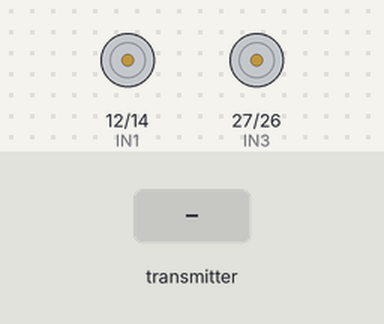
Recording of a sketch running on a simulated ESP32. Shown: motor-driver pin pairs drawn as motors (green arrow = first pin HIGH = forward, orange = second pin HIGH = backward, longer = more drive, scaled by the enable pin). The inputs (shaded band) are chosen by the test bench.

Above: at 1.2 s.
1.3 s: the transmitter starts sending f = 1
At 2.0 s:
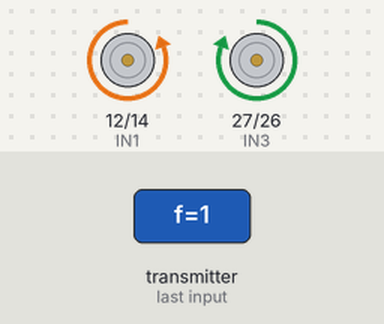
2.8 s: the transmitter starts sending f = 0
At 3.2 s:
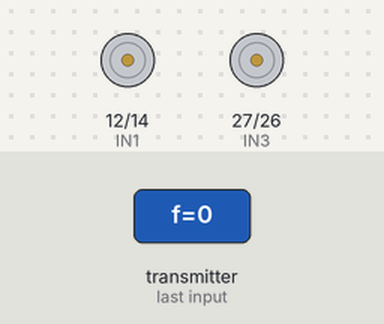
4.3 s: the transmitter starts sending b = 1
At 5.5 s:
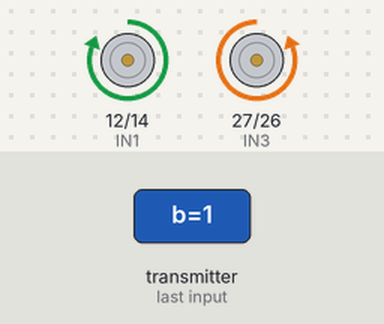
5.8 s: the transmitter starts sending b = 0
At 6.7 s:
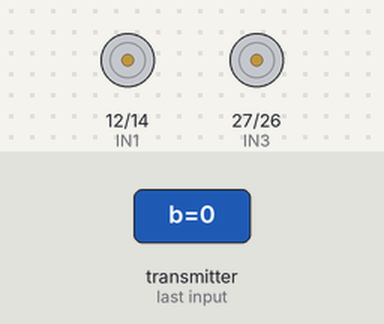
7.3 s: the transmitter starts sending l = 1
At 7.8 s:
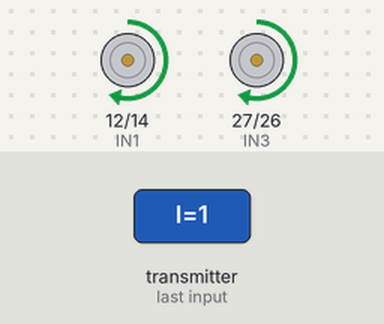
8.8 s: the transmitter starts sending f = 1
At 10.2 s:
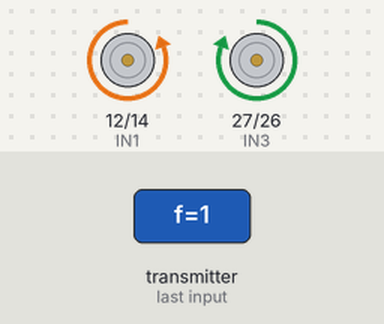
Timing chart, 0 to 11.3 s (numbered marks = the images above; inputs shaded):
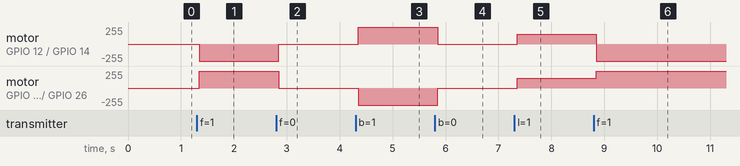

The sketch:

Receiver_Gesture_control.ino
```cpp
//Include Libraries
#include "esp_now.h"
#include "WiFi.h"

//Set Motor PINs
#define ENA 16 //PWM Enabled
#define IN1 12
#define IN2 14
#define IN3 27
#define IN4 26
#define ENB 17 //PWM Enabled

//Initialize global variables
bool front = 0;
bool back = 0;
bool left = 0;
bool right = 0;

//Struct to recieve data (same as on transmitter side)
typedef struct{
  bool f;
  bool b;
  bool l;
  bool r;
} message;
message data;

//Function to be called on callback
void OnDataRecv(const uint8_t *mac, const uint8_t *incomingData, int len){
  memcpy(&data, incomingData, sizeof(data));
  front = data.f;
  back = data.b;
  left = data.l;
  right = data.r;
}

void setup() {
  //Initialize pins
  pinMode(ENA, OUTPUT);
  pinMode(IN1, OUTPUT);
  pinMode(IN2, OUTPUT);
  pinMode(IN3, OUTPUT);
  pinMode(IN4, OUTPUT);
  pinMode(ENB, OUTPUT);

  WiFi.mode(WIFI_STA);

  //Initialize esp-now
  if (esp_now_init() != ESP_OK){
    return;
  }

  //Register callback function
  esp_now_register_recv_cb(OnDataRecv);
}

void loop() {
  if (front == 1) {
    carforward();
  }
  else if (back == 1) {
    carbackward();
  }
  else if (left == 1) {
    carturnleft();
  }
  else if (right == 1) {
    carturnright();
  }
  else if (front == 0 && back == 0 && left == 0 && right == 0) {
    carStop();
  }
}

//Functions for specific movements
void carforward() {
  analogWrite(ENA, 255);
  analogWrite(ENB, 255);
  digitalWrite(IN1, LOW);
  digitalWrite(IN2, HIGH);
  digitalWrite(IN3, HIGH);
  digitalWrite(IN4, LOW);
}
void carbackward() {
  analogWrite(ENA, 255);
  analogWrite(ENB, 255);
  digitalWrite(IN1, HIGH);
  digitalWrite(IN2, LOW);
  digitalWrite(IN3, LOW);
  digitalWrite(IN4, HIGH);
}
void carturnleft() {
  analogWrite(ENA, 150);
  analogWrite(ENB, 150);
  digitalWrite(IN1, HIGH);
  digitalWrite(IN2, LOW);
  digitalWrite(IN3, HIGH);
  digitalWrite(IN4, LOW);
}
void carturnright() {
  analogWrite(ENA, 150);
  analogWrite(ENB, 150);
  digitalWrite(IN1, LOW);
  digitalWrite(IN2, HIGH);
  digitalWrite(IN3, LOW);
  digitalWrite(IN4, HIGH);
}
void carStop() {
  analogWrite(ENA, 0);
  analogWrite(ENB, 0);
  digitalWrite(IN1, LOW);
  digitalWrite(IN2, LOW);
  digitalWrite(IN3, LOW);
  digitalWrite(IN4, LOW);
}
```

Measured:
- after the input at 1.3 s, motor on GPIO 12 (IN1) / GPIO 14 (IN2): stopped → backward 255/255 after 0.05 s; motor on GPIO 27 (IN3) / GPIO 26 (IN4): stopped → forward 255/255 after 0.05 s
- after the input at 2.8 s, motor on GPIO 12 (IN1) / GPIO 14 (IN2): backward 255/255 → stopped after 0.05 s; motor on GPIO 27 (IN3) / GPIO 26 (IN4): forward 255/255 → stopped after 0.05 s
- after the input at 4.3 s, motor on GPIO 12 (IN1) / GPIO 14 (IN2): stopped → forward 255/255 after 0.05 s; motor on GPIO 27 (IN3) / GPIO 26 (IN4): stopped → backward 255/255 after 0.05 s
- after the input at 5.8 s, motor on GPIO 12 (IN1) / GPIO 14 (IN2): forward 255/255 → stopped after 0.05 s; motor on GPIO 27 (IN3) / GPIO 26 (IN4): backward 255/255 → stopped after 0.05 s
- after the input at 7.3 s, motor on GPIO 12 (IN1) / GPIO 14 (IN2), motor on GPIO 27 (IN3) / GPIO 26 (IN4): stopped → forward 150/255 after 0.05 s
- after the input at 8.8 s, motor on GPIO 12 (IN1) / GPIO 14 (IN2): forward 150/255 → backward 255/255 after 0.05 s; motor on GPIO 27 (IN3) / GPIO 26 (IN4): forward 150/255 → forward 255/255 after 0.05 s
